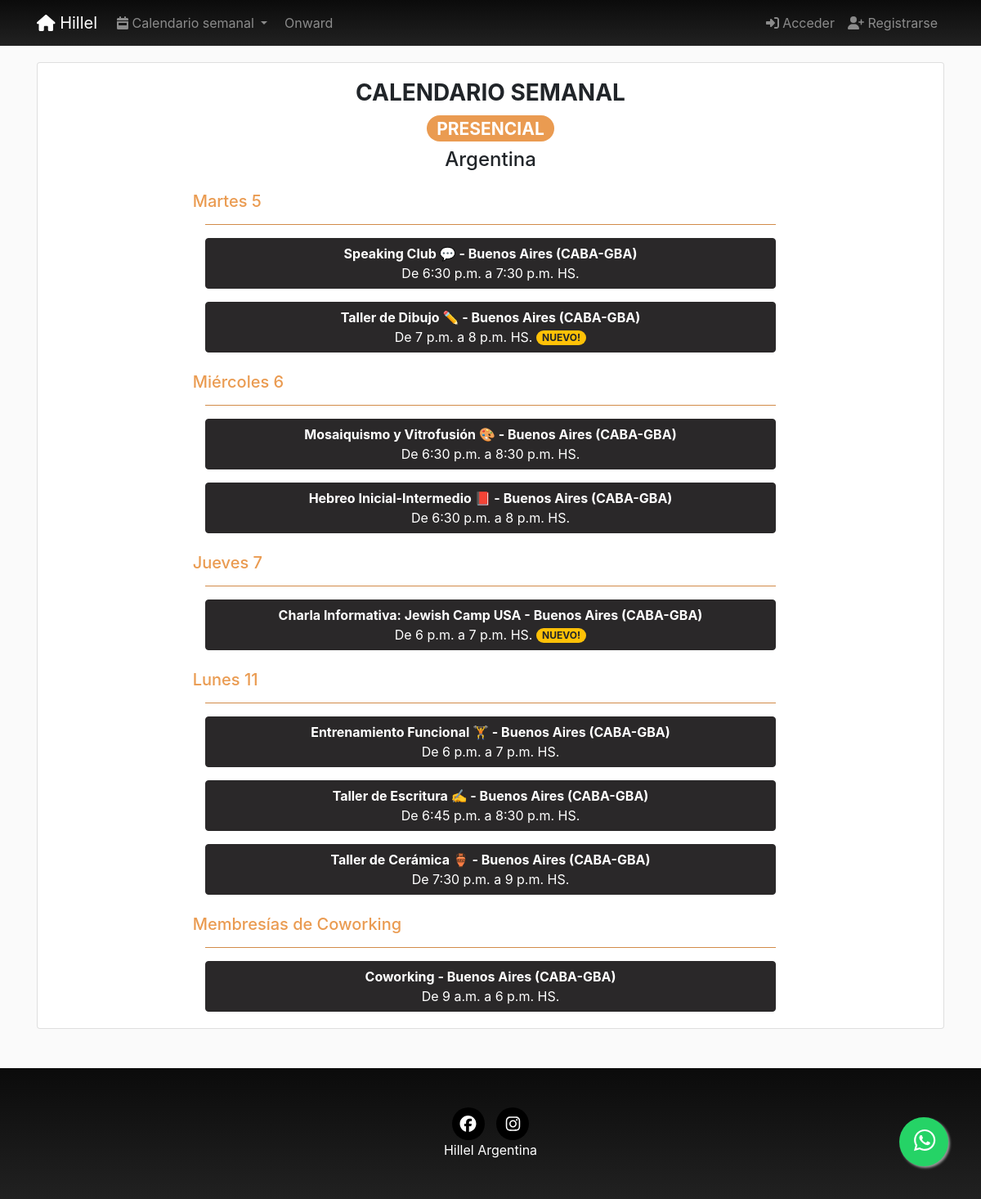
The page /pages/ on the database its author committed.
### pages/models.py (models this page shows, shortened)
class Day(models.Model):
    day = models.CharField(verbose_name="Día", max_length=200)
    order = models.SmallIntegerField(verbose_name="Orden", default=0)
    class Meta:
        verbose_name = "Día"
        verbose_name_plural = "Días"
        ordering = ['order']
    @property
    def HayActividadPresencial(self, **kwargs):
        pages = Page.objects.find(self, 0)
        if pages is None:
            return False
        return True
    def __str__(self):
        return self.day

class Page(models.Model):
    title = models.CharField(verbose_name="Título", max_length=200)
    horaDesde = models.TimeField(verbose_name="Hora desde", null=True, blank=True, auto_now=False, auto_now_add=False,)
    horaHasta = models.TimeField(verbose_name="Hora hasta", null=True, blank=True, auto_now=False, auto_now_add=False,)
    description = RichTextField(verbose_name="Descripción", null=True, blank=True)
    textoExtraMail = RichTextField(verbose_name="Texto extra del mail", null=True, blank=True)
    flyer = models.ImageField(upload_to=custom_upload_to,
                              null=True, blank=True)
    dia = models.ForeignKey(Day, verbose_name='dia', null=True, on_delete=models.CASCADE)
    cupo = models.SmallIntegerField(verbose_name="Cupo", default=0)
    modalidad = BooleanField(verbose_name="Online", default=0)
    nuevo = BooleanField(verbose_name="Nuevo", default=0)
    activa = BooleanField(verbose_name="Activa", default=1)
    categories = models.ManyToManyField(Category, verbose_name='categorias', related_name='get_pages', blank=True)
    provincia = models.ForeignKey(Provincia, on_delete=models.CASCADE, null=True, blank=True)
    responsable = models.ForeignKey(Responsable, on_delete=models.CASCADE, null=True, blank=True)
    colaborador = models.ForeignKey(Colaborador, on_delete=models.CASCADE, null=True, blank=True)
    secreta = BooleanField(verbose_name="Tiene clave?", default=0)
    clave = models.CharField(verbose_name="Clave", null=True, blank=True, default="", max_length=200)
    objects = PagesManager()
    created = models.DateTimeField(auto_now_add=True, verbose_name="Fecha de creación", blank=True, null=True)
    updated = models.DateTimeField(auto_now=True, verbose_name="Fecha de edición", blank=True, null=True)
    class Meta:
        verbose_name = "actividad"
        verbose_name_plural = "actividades"
        ordering = ['dia__order', 'horaDesde', '-title']
    @property
    def Qanotados(self):
        subscripcion = Subscription.objects.find_page(self)
        if subscripcion is None:
            return 0
        if len(subscripcion) > 0:
            return subscripcion.count()
        return 0

### location/models.py (models this page shows)
class Provincia(models.Model):
    title = models.CharField(verbose_name="Nombre", max_length=200)
    order = models.SmallIntegerField(verbose_name="Orden")
    created = models.DateTimeField(auto_now_add=True, verbose_name="Fecha de creación", blank=True, null=True)
    updated = models.DateTimeField(auto_now=True, verbose_name="Fecha de edición", blank=True, null=True)
    class Meta:
        verbose_name = "Provincia"
        verbose_name_plural = "Provincias"
        ordering = ['order']
    def __str__(self):
        return self.title

### pages/views.py (the view)
# urls.py: path('', PageList.as_view(), name='pages'),
class PageList(ListView):
    model = Page
    def get_context_data(self, **kwargs):
        context = super().get_context_data(**kwargs)
        context['days'] = Day.objects.all().order_by('order')#,'page__horaDesde')
        if self.request.user.is_anonymous:
            provincia = None  # Provincia.objects.get(title="CABA")
        else:
            profile = Profile.objects.get_or_create(user=self.request.user)
            if profile is None:
                provincia = None  # Provincia.objects.get(title="CABA")
            else:
                provincia = self.request.user.profile.provincia
        context['provincia'] = provincia
        for day in context['days']:
            if provincia is None:
                day.mostrar = day.HayActividadPresencial
            else:
                day.mostrar = Day.HayActividadPresencial_provincia(day, provincia)
        if len(self.kwargs) > 0:
            context['modalidad'] = self.kwargs['modalidad']
        else:
            context['modalidad'] = 0
        context['modalidadStr'] = 'presencial' if context['modalidad'] == 0 else 'online'
        return context

### pages/models.py (called while the page is built)
    def find(self, dia, modalidad):
        queryset = self.filter(modalidad=modalidad, dia=dia, activa=True)
        if len(queryset) > 0:
            return queryset
        return None

    def find_page(self, page):
        queryset = self.filter(pages=page)
        if len(queryset) > 0:
            return queryset
        return None

### profiles/processors.py (called while the page is built)
def ctx_dict(request):
    ctx = {}
    bitajon = False
    if request.user.groups.filter(name="BITAJON").count():
        bitajon = True
    ctx["bitajon"] = bitajon
    return ctx

### registration/processors.py (called while the page is built)
def ctx_dict(request):
    ctx = {}
    temporadaOnward = TemporadaOnward.objects.all().first()
    ctx['temporadaOnward'] = temporadaOnward.temporada
    return ctx

### social/models.py (called while the page is built)
    def __str__(self):
        return self.numero

### social/processors.py (called while the page is built)
def ctx_dict(request):
    ctx = {}
    links = Link.objects.all()
    for link in links:
        ctx[link.key] = link.url
    whatsapp = Whatsapp.objects.all().first()
    ctx['whatsappHillel'] = whatsapp
    return ctx

### pages/templates/pages/page_list.html (shortened to what this page needs)
{% extends 'core/base.html' %}
{% load static %}
{% block content %}
  {% include 'pages/includes/pages_menu.html' %}
  <main role="main">
    <div class="container"    >
      <div class="card mx-auto border-1 mb-5"    >
          <div class="card-body mx-auto col-md-8"  >
            <h3  class="text-center font-weight-bold">CALENDARIO SEMANAL</h3>
            <h3 class="text-center">
            {% if modalidad  %}
              <a href="{% url 'pages:pages' 0 %}" class="text-center badge badge-pill text-white badge-online">ONLINE</a>
              {% else %}
              <a href="{% url 'pages:pages' 1 %}" class="text-center badge badge-pill text-white badge-presencial">PRESENCIAL</a>
              <h4 class="text-center">{%if request.user.profile.provincia is not None  %} {{provincia}} {% else %} Argentina {% endif %}</h4>
              {% endif %}
            </h3>
            {% for day in days %}
            {% if modalidad == 0 and day.HayActividadPresencial or modalidad == 1 and day.HayActividadOnline %}
              {% if day.mostrar and modalidad == 0 or modalidad == 1  %}
              <div class="row mt-4">
                  <h5 class="mb-0 text-{{modalidadStr}}">{{day}}</h5>
                </div>
                <hr class="hr-{{modalidadStr}}">
              {% endif %}
            {% endif %}
              {% for page in page_list|dictsort:"horaDesde" %}
                {% if day == page.dia  and modalidad == page.modalidad and page.activa %}
                  {% if modalidad == 1 or modalidad == 0 and request.user.profile.provincia == page.provincia or page.provincia is None or request.user.profile.provincia is None %}
                    <div class="row mt-3">
                      <div class="col-md-12 ">
                        {% if page in request.user.profile.subscription %}
                          <a class="btn btn-{{modalidadStr}} btn-block text-center"  href="{% url 'pages:page' page.id page.title|slugify %}">
                        {% else %}
                          <a class="btn btn-dark btn-block text-center" href="{% url 'pages:page' page.id page.title|slugify %}">
                        {% endif %}
                          <dl class="mb-0" style="white-space: normal; ">
                          <dt class="mb-0 text-center">
                        {{page.title}}
                        {% if request.user.profile.provincia is None and modalidad == 0 %}
                        - {{page.provincia}}
                        {% endif %}
                          </dt>
                        <dd class=" mb-0 text-center">
                        De {{page.horaDesde}}
                        {% if page.horaHasta != None %}
                        a {{page.horaHasta}}
                        {% endif %}
                        HS.
                            {% if page.nuevo %}
                              <span class="badge badge-pill badge-warning ">NUEVO!</span>
                            {% endif %}
                          </dd>
                          </dl>
                        </a>
                      </div>
                    </div>
                  {% endif %}
                {% endif %}
              {% endfor %}
            {% endfor %}
          </div>
        </div>
      </div>
  </main>
{% endblock %}

### core/static/core/css/main.css (style rules this page uses)
main { padding-top: 20px; }
:root { --jumbotron-padding-y: 3rem; }
html { overflow: scroll; }
body { min-height:100vh; margin:0; position:relative; }
body { position: relative; }
body::after { content: ''; display: block; height: 160px; }
.fondo { background-color: rgba(var(--b3f,250,250,250),1); }
.badge-presencial { color: #fff; background-color: rgb(234, 155, 81); }
.text-presencial { color: rgb(234, 155, 81) !important; }
.hr-presencial { background-color: rgb(234, 155, 81); }

### rows shown on the page
Day: day "Martes 5"
Page: title "Speaking Club 💬", provincia "Buenos Aires (CABA-GBA)", horaDesde "6:30 p.m.", horaHasta "7:30 p.m."
Page: title "Taller de Dibujo ✏️", provincia "Buenos Aires (CABA-GBA)", horaDesde "7 p.m.", horaHasta "8 p.m.", nuevo "NUEVO!"
Day: day "Miércoles 6"
Page: title "Mosaiquismo y Vitrofusión 🎨", provincia "Buenos Aires (CABA-GBA)", horaDesde "6:30 p.m.", horaHasta "8:30 p.m."
Page: title "Hebreo Inicial-Intermedio 📕", provincia "Buenos Aires (CABA-GBA)", horaDesde "6:30 p.m.", horaHasta "8 p.m."
Day: day "Jueves 7"
Page: title "Charla Informativa: Jewish Camp USA", provincia "Buenos Aires (CABA-GBA)", horaDesde "6 p.m.", horaHasta "7 p.m.", nuevo "NUEVO!"
Day: day "Lunes 11"
Page: title "Entrenamiento Funcional 🏋", provincia "Buenos Aires (CABA-GBA)", horaDesde "6 p.m.", horaHasta "7 p.m."
Page: title "Taller de Escritura ✍️", provincia "Buenos Aires (CABA-GBA)", horaDesde "6:45 p.m.", horaHasta "8:30 p.m."
Page: title "Taller de Cerámica 🏺", provincia "Buenos Aires (CABA-GBA)", horaDesde "7:30 p.m.", horaHasta "9 p.m."
Day: day "Membresías de Coworking"
Page: title "Coworking", provincia "Buenos Aires (CABA-GBA)", horaDesde "9 a.m.", horaHasta "6 p.m."
